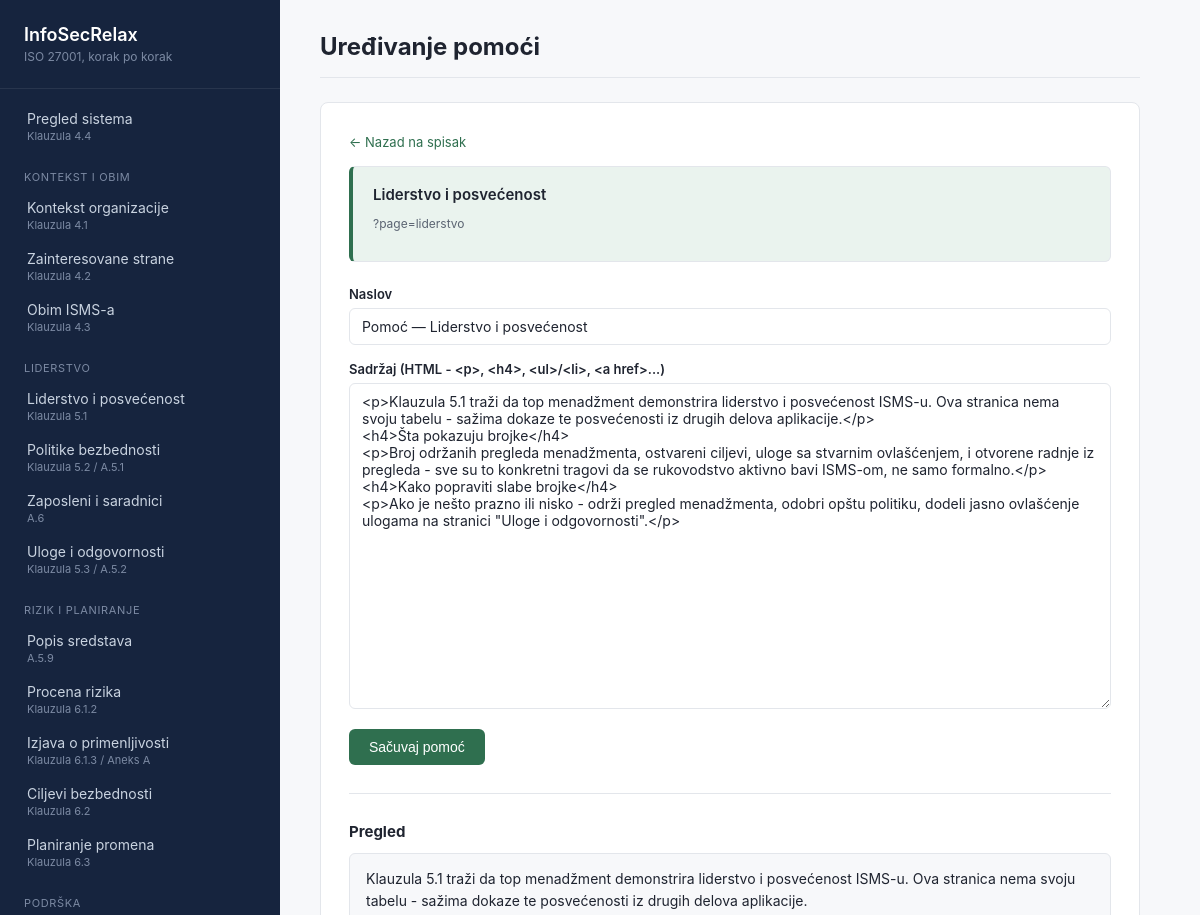
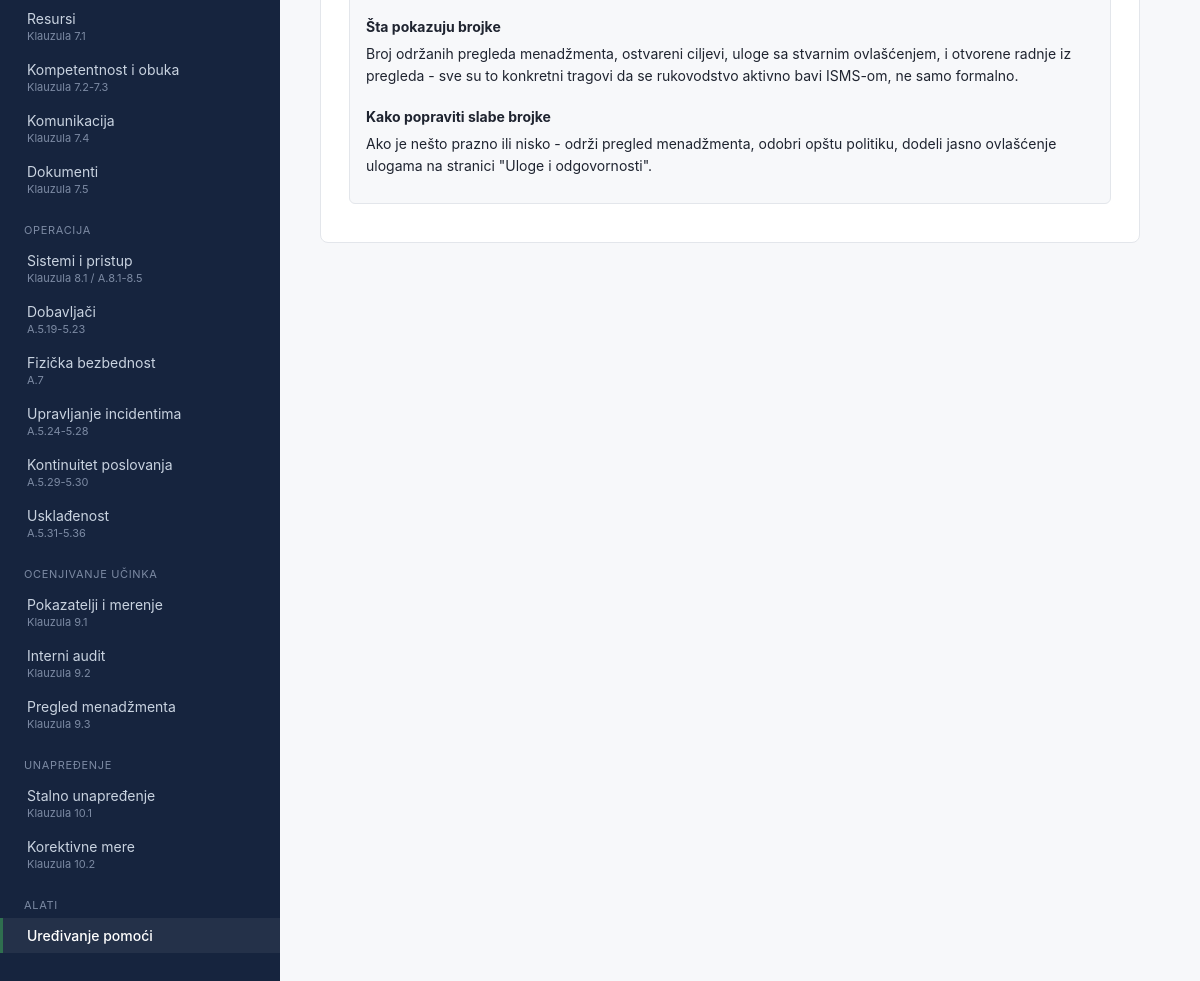
The app's page /?page=pomoc-uredjivanje&slug=liderstvo with its own data (2 pictures, top to bottom).
### tables this page shows
CREATE TABLE IF NOT EXISTS help_content (
    id          BIGINT UNSIGNED AUTO_INCREMENT PRIMARY KEY,
    page_slug   VARCHAR(100) NOT NULL,
    title       VARCHAR(255) NOT NULL,
    body        TEXT NOT NULL,
    updated_at  TIMESTAMP NOT NULL DEFAULT CURRENT_TIMESTAMP ON UPDATE CURRENT_TIMESTAMP,
    UNIQUE KEY uq_help_content_slug (page_slug)
);

### src/includes/help-content.php (called while the page is built, shortened)
<?php
function getHelpContent(PDO $pdo, string $pageSlug): ?array
{
    $stmt = $pdo->prepare('SELECT * FROM help_content WHERE page_slug = :slug');
    $stmt->execute(['slug' => $pageSlug]);
    $row = $stmt->fetch();
    return $row === false ? null : $row;
}

### src/modules/pomoc-uredjivanje.php (the view, shortened to what this page needs)
<?php
require __DIR__ . '/../config/database.php';
require __DIR__ . '/../includes/help-content.php';
$pdo = getDbConnection();
$menu = require __DIR__ . '/../config/menu.php';
$requestedSlug = isset($_GET['slug'])
    ? preg_replace('/[^a-z0-9\-]/', '', (string) $_GET['slug'])
    : null;
$editingItem = null;
if ($requestedSlug !== null && $requestedSlug !== '') {
    foreach ($menu as $item) {
        if ($item['slug'] === $requestedSlug) {
            $editingItem = $item;
            break;
        }
    }
}
if ($editingItem !== null) {
    $helpContent = getHelpContent($pdo, $editingItem['slug']);
}
?>
<?php if ($editingItem !== null): ?>
    <a class="back-link" href="?page=pomoc-uredjivanje">← Nazad na spisak</a>
    <div class="scope-current">
        <div class="card-header-row">
            <span class="card-title"><?= htmlspecialchars($editingItem['title']) ?></span>
        </div>
        <p class="item-meta">?page=<?= htmlspecialchars($editingItem['slug']) ?></p>
    </div>
    <form method="post" class="factor-form">
        <div class="form-row">
            <label for="help_title">Naslov</label>
            <input type="text" name="help_title" id="help_title" required
                value="<?= htmlspecialchars($helpContent['title'] ?? ('Pomoć — ' . $editingItem['title'])) ?>">
        </div>
        <div class="form-row">
            <label for="help_body">Sadržaj (HTML - &lt;p&gt;, &lt;h4&gt;, &lt;ul&gt;/&lt;li&gt;, &lt;a href&gt;...)</label>
            <textarea name="help_body" id="help_body" rows="18"><?= htmlspecialchars($helpContent['body'] ?? '') ?></textarea>
        </div>
        <button type="submit" class="btn-primary">Sačuvaj pomoć</button>
    </form>
    <?php if (!empty($helpContent['body'])): ?>
        <h3 class="section-heading">Pregled</h3>
        <div class="factor-card">
            <div class="help-content"><?= $helpContent['body'] ?></div>
        </div>
    <?php endif; ?>
<?php endif; ?>

### src/assets/style.css (style rules this page uses)
:root { --color-bg: #f7f8fa; --color-surface: #ffffff; --color-sidebar: #16243e; --color-sidebar-text: #c9d3e0; --color-sidebar-text-muted: #7c8aa3; --color-accent: #2f6f4f; --color-accent-soft: #eaf3ee; --color-warning: #9a6b12; --color-warning-soft: #fbf1de; --color-danger: #a34036; --color-danger-soft: #fbeae7; --color-text: #1f2430; --color-text-muted: #5b6472; --color-border: #e3e6eb; --sidebar-width: 280px; }
* { box-sizing: border-box; }
body { margin: 0; font-family: -apple-system, BlinkMacSystemFont, "Segoe UI", Roboto, sans-serif; background: var(--color-bg); color: var(--color-text); }
.form-row { margin-bottom: 16px; }
.form-row label { display: block; font-size: 13px; font-weight: 600; margin-bottom: 6px; }
.form-row input[type="text"], .form-row input[type="date"], .form-row input[type="number"], .form-row select, .form-row textarea { width: 100%; padding: 9px 12px; border: 1px solid var(--color-border); border-radius: 6px; font-size: 14px; font-family: inherit; color: var(--color-text); }
.form-row textarea { resize: vertical; }
.btn-primary { background: var(--color-accent); color: #ffffff; border: none; border-radius: 6px; padding: 10px 20px; font-size: 14px; font-weight: 500; cursor: pointer; }
.factor-form { padding-bottom: 28px; margin-bottom: 28px; border-bottom: 1px solid var(--color-border); }
.factor-card { background: var(--color-bg); border: 1px solid var(--color-border); border-radius: 6px; padding: 14px 16px; margin-bottom: 10px; }
.factor-card p { margin: 6px 0 8px; font-size: 14px; line-height: 1.5; }
.card-header-row { display: flex; align-items: baseline; justify-content: space-between; flex-wrap: wrap; gap: 12px; margin-bottom: 10px; }
.card-title { font-size: 15px; font-weight: 600; }
.scope-current { background: var(--color-accent-soft); border: 1px solid var(--color-border); border-left: 4px solid var(--color-accent); border-radius: 6px; padding: 18px 20px; margin-bottom: 24px; }
.item-meta { font-size: 12px; color: var(--color-text-muted); }
.section-heading { font-size: 15px; margin: 24px 0 12px; }
.section-heading:first-of-type { margin-top: 0; }
.back-link { display: inline-block; color: var(--color-accent); font-size: 13px; text-decoration: none; margin-bottom: 16px; }
.help-content h4 { font-size: 14px; margin: 20px 0 8px; }
.help-content p { font-size: 14px; line-height: 1.6; color: var(--color-text); margin: 0 0 12px; }

### records on screen
help_content: help_title "Pomoć — Liderstvo i posvećenost", help_body "<p>Klauzula 5.1 traži da top menadžment demonstrira liderstvo i posvećenost ISMS-u. Ova stranica nema svoju tabelu - sažima dokaze te posvećenosti iz drugih delova aplikacije.</p> <h4>Šta pokazuju brojke</h4> <p>Broj održanih pregleda menadžmenta, ostvareni ciljevi, uloge sa stvarnim ovlašćenjem, i otvorene radnje iz pregleda - sve su to konkretni tragovi da se rukovodstvo aktivno bavi ISMS-om, ne samo formalno.</p> <h4>Kako popraviti slabe brojke</h4> <p>Ako je nešto prazno ili nisko - održi pregled menadžmenta, odobri opštu politiku, dodeli jasno ovlašćenje ulogama na stranici \"Uloge i odgovornosti\".</p>", body "Klauzula 5.1 traži da top menadžment demonstrira liderstvo i posvećenost ISMS-u. Ova stranica nema svoju tabelu - sažima dokaze te posvećenosti iz drugih delova aplikacije. Šta pokazuju brojke Broj održanih pregleda menadžmenta, ostvareni ciljevi, uloge sa stvarnim ovlašćenjem, i otvorene radnje iz pregleda - sve su to konkretni tragovi da se rukovodstvo aktivno bavi ISMS-om, ne samo formalno. Kako popraviti slabe brojke Ako je nešto prazno ili nisko - održi pregled menadžmenta, odobri opštu politiku, dodeli jasno ovlašćenje ulogama na stranici \"Uloge i odgovornosti\"."

### other values on screen
$item['title'] "Pregled sistema"
$item['iso_ref'] "Klauzula 4.4"
$lastGroup "KONTEKST I OBIM"
$item['title'] "Kontekst organizacije"
$item['iso_ref'] "Klauzula 4.1"
$item['title'] "Zainteresovane strane"
$item['iso_ref'] "Klauzula 4.2"
$item['title'] "Obim ISMS-a"
$item['iso_ref'] "Klauzula 4.3"
$lastGroup "LIDERSTVO"
$item['title'] "Liderstvo i posvećenost"
$item['iso_ref'] "Klauzula 5.1"
$item['title'] "Politike bezbednosti"
$item['iso_ref'] "Klauzula 5.2 / A.5.1"
$item['title'] "Zaposleni i saradnici"
